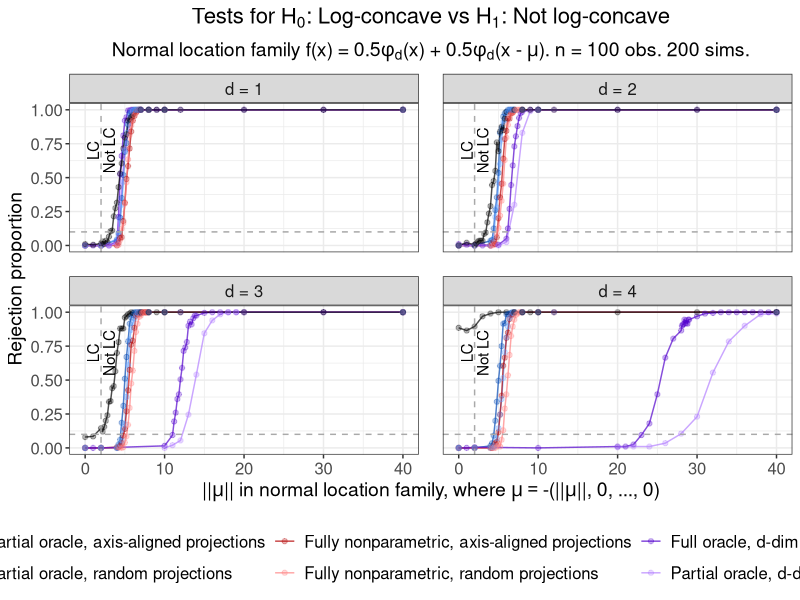
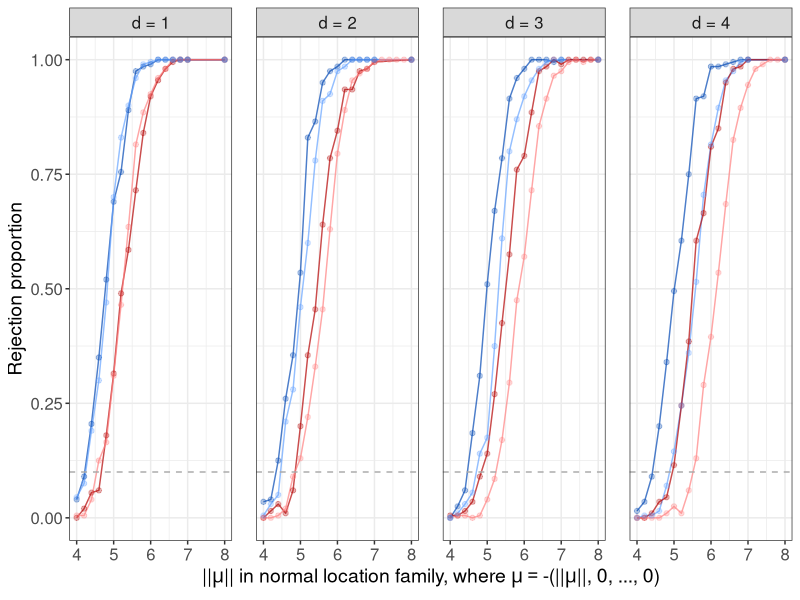

Source code (R) for these figures, in order:
# Create Figure 4 in main paper.
# Plot results for tests of
# H_0: log-concave versus H_1: not log-concave.
# Use normal mixture where mean of second component is 
# mu = -(||mu||, 0, ..., 0).

suppressMessages(library(data.table))
suppressMessages(library(tidyverse))

# Create theme
paper_theme <- theme_bw() +
  theme(plot.title = element_text(hjust = 0.5, size = 16),
        plot.subtitle = element_text(hjust = 0.5, size = 14),
        legend.title = element_text(size = 14),
        axis.title = element_text(size = 14),
        legend.text = element_text(size = 12),
        axis.text = element_text(size = 12),
        strip.text = element_text(size = 12),
        panel.spacing = unit(1.2, "lines"))

# Read in data
perm_test <- fread("data/fig04_perm_test.csv") %>% 
  mutate(Method = "Permutation test")

full_oracle_ddim <- fread("data/fig04_full_oracle_ddim.csv") %>% 
  mutate(Method = "Full oracle, d-dim")

partial_oracle_ddim <- fread("data/fig04_partial_oracle_ddim.csv") %>% 
  mutate(Method = "Partial oracle, d-dim")

partial_oracle_axis <- fread("data/fig04_partial_oracle_axis.csv") %>% 
  mutate(Method = "Partial oracle, axis-aligned projections")

fully_NP_axis <- fread("data/fig04_fully_NP_axis.csv") %>% 
  mutate(Method = "Fully nonparametric, axis-aligned projections")

partial_oracle_randproj <- fread("data/fig04_partial_oracle_randproj.csv") %>% 
  mutate(Method = "Partial oracle, random projections")

fully_NP_randproj <- fread("data/fig04_fully_NP_randproj.csv") %>% 
  mutate(Method = "Fully nonparametric, random projections")

# Combine results
results <- rbind(perm_test, full_oracle_ddim, partial_oracle_ddim, 
                 partial_oracle_axis, fully_NP_axis, partial_oracle_randproj, 
                 fully_NP_randproj,
                 fill = TRUE)

# Get rejection proportion at each combination
reject_df <- results %>% 
  group_by(d, mu_norm, Method) %>% 
  dplyr::summarise(reject_prop = mean(reject),
                   sim_count = n())

# Check parameters
stopifnot(unique(perm_test$B) == 99,
          unique(full_oracle_ddim$B) == 100,
          unique(partial_oracle_ddim$B) == 100,
          unique(partial_oracle_axis$B) == 100,
          unique(fully_NP_axis$B) == 100,
          unique(partial_oracle_randproj$B) == 100,
          unique(fully_NP_randproj$B) == 100,
          unique(partial_oracle_randproj$n_proj == 100),
          unique(fully_NP_randproj$n_proj == 100),
          unique(results$n_obs == 100),
          unique(results$equal_space_mu) == 0,
          unique(reject_df$sim_count) == 200)

######################
##### Plot power #####
######################

# Plot rejection proportions at (||mu||, 0, ..., 0)
reject_props_unequal_spaced <- reject_df %>% 
  mutate(Method = factor(Method,
                         levels = c("Partial oracle, axis-aligned projections",
                                    "Partial oracle, random projections",
                                    "Fully nonparametric, axis-aligned projections",
                                    "Fully nonparametric, random projections",
                                    "Full oracle, d-dim",
                                    "Partial oracle, d-dim",
                                    "Permutation test"),
                         labels = c("Partial oracle, axis-aligned projections",
                                    "Partial oracle, random projections",
                                    "Fully nonparametric, axis-aligned projections",
                                    "Fully nonparametric, random projections",
                                    "Full oracle, d-dim",
                                    "Partial oracle, d-dim",
                                    "Permutation test")),
         d = factor(d, levels = 1:4, 
                    labels = c("d = 1", "d = 2", "d = 3", "d = 4"))) %>%
  ggplot(aes(x = mu_norm, y = reject_prop)) +
  geom_line(aes(col = Method), alpha = 0.7) +
  geom_point(aes(col = Method), alpha = 0.3) +
  geom_hline(yintercept = 0.10, lty = "dashed", col = "darkgrey") +
  geom_vline(xintercept = 2, lty = "dashed", col = "darkgrey") +
  annotate(geom = "text", x = 1, y = 0.7, label = "LC", angle = 90) +
  annotate(geom = "text", x = 3, y = 0.7, label = "Not LC", angle = 90) +
  facet_wrap(. ~ d) +
  labs(x = expression("||"*mu*"|| in normal location family, where"~
                        mu=="-(||"*mu*"||, 0, ..., 0)"), 
       y = "Rejection proportion",
       col = "Method",
       shape = "Log-concave?",
       title = expression("Tests for H"[0]*
                            ": Log-concave vs H"[1]*": Not log-concave"),
       subtitle = expression("Normal location family f(x) = 0.5"*phi[d]*"(x)"~
                               "+ 0.5"*phi[d]*"(x -"~mu*"). n = 100 obs. 200 sims.")) +
  scale_shape_manual(values = c(16, 4)) +
  scale_color_manual(values = c("#0047b3", "#66a3ff", "#b30000", "#ff8080", 
                                "#5200cc", "#b380ff", "black")) +
  paper_theme +
  theme(legend.position = "bottom") +
  guides(colour = guide_legend(nrow = 2))

# Plot rejection proportions at (||mu||, 0, ..., 0) for single dim approaches,
# zooming in further on ||mu|| \in [4, 8]
reject_props_unequal_zoom_onerow <- reject_df %>% 
  filter(mu_norm >= 4, mu_norm <= 8,
         Method %in% c("Partial oracle, axis-aligned projections",
                       "Partial oracle, random projections",
                       "Fully nonparametric, axis-aligned projections",
                       "Fully nonparametric, random projections")) %>% 
  mutate(Method = factor(Method,
                         levels = c("Partial oracle, axis-aligned projections",
                                    "Partial oracle, random projections",
                                    "Fully nonparametric, axis-aligned projections",
                                    "Fully nonparametric, random projections"),
                         labels = c("Partial oracle, axis-aligned projections",
                                    "Partial oracle, random projections",
                                    "Fully nonparametric, axis-aligned projections",
                                    "Fully nonparametric, random projections")),
         d = factor(d, levels = 1:4, 
                    labels = c("d = 1", "d = 2", "d = 3", "d = 4"))) %>%
  ggplot(aes(x = mu_norm, y = reject_prop)) +
  geom_line(aes(col = Method), alpha = 0.7) +
  geom_point(aes(col = Method), alpha = 0.3) +
  geom_hline(yintercept = 0.10, lty = "dashed", col = "darkgrey") +
  facet_grid(. ~ d) +
  labs(x = expression("||"*mu*"|| in normal location family, where"~
                        mu=="-(||"*mu*"||, 0, ..., 0)"), 
       y = "Rejection proportion",
       col = "Method",
       shape = "Log-concave?",
       title = NULL,
       subtitle = NULL) +
  scale_shape_manual(values = c(16, 4)) +
  scale_color_manual(values = c("#0047b3", "#66a3ff", "#b30000", "#ff8080")) +
  paper_theme +
  theme(legend.position = "none")
  
######################
##### Save plots #####
######################

ggsave(plot = reject_props_unequal_spaced,
       filename = "plots/figure_04a.pdf",
       width = 13, height = 7)

ggsave(plot = reject_props_unequal_zoom_onerow,
       filename = "plots/figure_04b.pdf",
       width = 12, height = 3)
